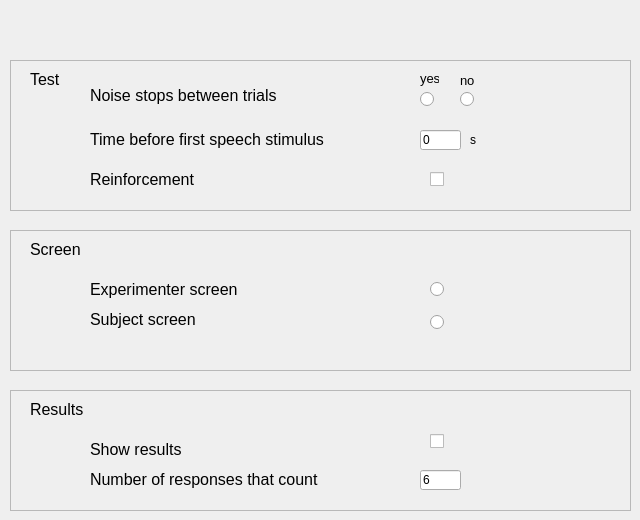
    <widget class="QWidget" name="tab_2" >
     <attribute name="title" >
      <string>Options</string>
     </attribute>
     <widget class="QFrame" name="frame" >
      <property name="geometry" >
       <rect>
        <x>10</x>
        <y>60</y>
        <width>621</width>
        <height>151</height>
       </rect>
      </property>
      <property name="frameShape" >
       <enum>QFrame::StyledPanel</enum>
      </property>
      <property name="frameShadow" >
       <enum>QFrame::Raised</enum>
      </property>
      <widget class="QLineEdit" name="lineEdit_64" >
       <property name="geometry" >
        <rect>
         <x>410</x>
         <y>70</y>
         <width>41</width>
         <height>20</height>
        </rect>
       </property>
       <property name="text" >
        <string>0</string>
       </property>
      </widget>
      <widget class="QLabel" name="label_141" >
       <property name="geometry" >
        <rect>
         <x>460</x>
         <y>70</y>
         <width>20</width>
         <height>20</height>
        </rect>
       </property>
       <property name="text" >
        <string>s</string>
       </property>
      </widget>
      <widget class="QCheckBox" name="checkBox_2" >
       <property name="geometry" >
        <rect>
         <x>420</x>
         <y>110</y>
         <width>21</width>
         <height>19</height>
        </rect>
       </property>
       <property name="text" >
        <string/>
       </property>
      </widget>
      <widget class="QLabel" name="label_132" >
       <property name="geometry" >
        <rect>
         <x>80</x>
         <y>70</y>
         <width>281</width>
         <height>20</height>
        </rect>
       </property>
       <property name="text" >
        <string>&lt;html>&lt;head>&lt;meta name="qrichtext" content="1" />&lt;style type="text/css">
p, li { white-space: pre-wrap; }
&lt;/style>&lt;/head>&lt;body style=" font-family:'MS Shell Dlg 2'; font-size:8.25pt; font-weight:400; font-style:normal;">
&lt;p style=" margin-top:0px; margin-bottom:0px; margin-left:0px; margin-right:0px; -qt-block-indent:0; text-indent:0px; font-size:8pt;">&lt;span style=" font-size:12pt;">Time before first speech stimulus&lt;/span>&lt;/p>&lt;/body>&lt;/html></string>
       </property>
      </widget>
      <widget class="QLabel" name="label_128" >
       <property name="geometry" >
        <rect>
         <x>80</x>
         <y>110</y>
         <width>281</width>
         <height>20</height>
        </rect>
       </property>
       <property name="text" >
        <string>&lt;html>&lt;head>&lt;meta name="qrichtext" content="1" />&lt;style type="text/css">
p, li { white-space: pre-wrap; }
&lt;/style>&lt;/head>&lt;body style=" font-family:'MS Shell Dlg 2'; font-size:8.25pt; font-weight:400; font-style:normal;">
&lt;p style=" margin-top:0px; margin-bottom:0px; margin-left:0px; margin-right:0px; -qt-block-indent:0; text-indent:0px; font-size:8pt;">&lt;span style=" font-size:12pt;">Reinforcement&lt;/span>&lt;/p>&lt;/body>&lt;/html></string>
       </property>
      </widget>
      <widget class="QLabel" name="label_135" >
       <property name="geometry" >
        <rect>
         <x>20</x>
         <y>10</y>
         <width>101</width>
         <height>20</height>
        </rect>
       </property>
       <property name="text" >
        <string>&lt;html>&lt;head>&lt;meta name="qrichtext" content="1" />&lt;style type="text/css">
p, li { white-space: pre-wrap; }
&lt;/style>&lt;/head>&lt;body style=" font-family:'MS Shell Dlg 2'; font-size:8.25pt; font-weight:400; font-style:normal;">
&lt;p style=" margin-top:0px; margin-bottom:0px; margin-left:0px; margin-right:0px; -qt-block-indent:0; text-indent:0px;">&lt;span style=" font-size:12pt;">Test&lt;/span>&lt;/p>&lt;/body>&lt;/html></string>
       </property>
      </widget>
      <widget class="QLabel" name="label_120" >
       <property name="geometry" >
        <rect>
         <x>80</x>
         <y>20</y>
         <width>211</width>
         <height>31</height>
        </rect>
       </property>
       <property name="text" >
        <string>&lt;html>&lt;head>&lt;meta name="qrichtext" content="1" />&lt;style type="text/css">
p, li { white-space: pre-wrap; }
&lt;/style>&lt;/head>&lt;body style=" font-family:'MS Shell Dlg 2'; font-size:8.25pt; font-weight:400; font-style:normal;">
&lt;p style=" margin-top:0px; margin-bottom:0px; margin-left:0px; margin-right:0px; -qt-block-indent:0; text-indent:0px; font-size:8pt;">&lt;span style=" font-size:12pt;">Noise stops between trials&lt;/span>&lt;/p>&lt;/body>&lt;/html></string>
       </property>
      </widget>
      <widget class="QLabel" name="label_104" >
       <property name="geometry" >
        <rect>
         <x>410</x>
         <y>10</y>
         <width>19</width>
         <height>17</height>
        </rect>
       </property>
       <property name="text" >
        <string>&lt;html>&lt;head>&lt;meta name="qrichtext" content="1" />&lt;style type="text/css">
p, li { white-space: pre-wrap; }
&lt;/style>&lt;/head>&lt;body style=" font-family:'MS Shell Dlg 2'; font-size:8.25pt; font-weight:400; font-style:normal;">
&lt;p style=" margin-top:0px; margin-bottom:0px; margin-left:0px; margin-right:0px; -qt-block-indent:0; text-indent:0px; font-size:8pt;">&lt;span style=" font-size:10pt;">yes&lt;/span>&lt;/p>&lt;/body>&lt;/html></string>
       </property>
      </widget>
      <widget class="QRadioButton" name="radioButton_56" >
       <property name="geometry" >
        <rect>
         <x>410</x>
         <y>30</y>
         <width>21</width>
         <height>19</height>
        </rect>
       </property>
       <property name="text" >
        <string/>
       </property>
      </widget>
      <widget class="QRadioButton" name="radioButton_55" >
       <property name="geometry" >
        <rect>
         <x>450</x>
         <y>30</y>
         <width>21</width>
         <height>19</height>
        </rect>
       </property>
       <property name="text" >
        <string/>
       </property>
      </widget>
      <widget class="QLabel" name="label_105" >
       <property name="geometry" >
        <rect>
         <x>450</x>
         <y>10</y>
         <width>46</width>
         <height>21</height>
        </rect>
       </property>
       <property name="text" >
        <string>&lt;html>&lt;head>&lt;meta name="qrichtext" content="1" />&lt;style type="text/css">
p, li { white-space: pre-wrap; }
&lt;/style>&lt;/head>&lt;body style=" font-family:'MS Shell Dlg 2'; font-size:8.25pt; font-weight:400; font-style:normal;">
&lt;p style=" margin-top:0px; margin-bottom:0px; margin-left:0px; margin-right:0px; -qt-block-indent:0; text-indent:0px; font-size:8pt;">&lt;span style=" font-size:10pt;">no&lt;/span>&lt;/p>&lt;/body>&lt;/html></string>
       </property>
      </widget>
     </widget>
     <widget class="QFrame" name="frame_2" >
      <property name="geometry" >
       <rect>
        <x>10</x>
        <y>230</y>
        <width>621</width>
        <height>141</height>
       </rect>
      </property>
      <property name="frameShape" >
       <enum>QFrame::StyledPanel</enum>
      </property>
      <property name="frameShadow" >
       <enum>QFrame::Raised</enum>
      </property>
      <widget class="QRadioButton" name="radioButton_73" >
       <property name="geometry" >
        <rect>
         <x>420</x>
         <y>50</y>
         <width>21</width>
         <height>19</height>
        </rect>
       </property>
       <property name="text" >
        <string/>
       </property>
      </widget>
      <widget class="QRadioButton" name="radioButton_72" >
       <property name="geometry" >
        <rect>
         <x>420</x>
         <y>83</y>
         <width>21</width>
         <height>19</height>
        </rect>
       </property>
       <property name="text" >
        <string/>
       </property>
      </widget>
      <widget class="QLabel" name="label_107" >
       <property name="geometry" >
        <rect>
         <x>80</x>
         <y>50</y>
         <width>281</width>
         <height>20</height>
        </rect>
       </property>
       <property name="text" >
        <string>&lt;html>&lt;head>&lt;meta name="qrichtext" content="1" />&lt;style type="text/css">
p, li { white-space: pre-wrap; }
&lt;/style>&lt;/head>&lt;body style=" font-family:'MS Shell Dlg 2'; font-size:8.25pt; font-weight:400; font-style:normal;">
&lt;p style=" margin-top:0px; margin-bottom:0px; margin-left:0px; margin-right:0px; -qt-block-indent:0; text-indent:0px; font-size:8pt;">&lt;span style=" font-size:12pt;">Experimenter screen&lt;/span>&lt;/p>&lt;/body>&lt;/html></string>
       </property>
      </widget>
      <widget class="QLabel" name="label_126" >
       <property name="geometry" >
        <rect>
         <x>80</x>
         <y>80</y>
         <width>281</width>
         <height>20</height>
        </rect>
       </property>
       <property name="text" >
        <string>&lt;html>&lt;head>&lt;meta name="qrichtext" content="1" />&lt;style type="text/css">
p, li { white-space: pre-wrap; }
&lt;/style>&lt;/head>&lt;body style=" font-family:'MS Shell Dlg 2'; font-size:8.25pt; font-weight:400; font-style:normal;">
&lt;p style=" margin-top:0px; margin-bottom:0px; margin-left:0px; margin-right:0px; -qt-block-indent:0; text-indent:0px; font-size:8pt;">&lt;span style=" font-size:12pt;">Subject screen&lt;/span>&lt;/p>&lt;/body>&lt;/html></string>
       </property>
      </widget>
      <widget class="QLabel" name="label_137" >
       <property name="geometry" >
        <rect>
         <x>20</x>
         <y>10</y>
         <width>101</width>
         <height>20</height>
        </rect>
       </property>
       <property name="text" >
        <string>&lt;html>&lt;head>&lt;meta name="qrichtext" content="1" />&lt;style type="text/css">
p, li { white-space: pre-wrap; }
&lt;/style>&lt;/head>&lt;body style=" font-family:'MS Shell Dlg 2'; font-size:8.25pt; font-weight:400; font-style:normal;">
&lt;p style=" margin-top:0px; margin-bottom:0px; margin-left:0px; margin-right:0px; -qt-block-indent:0; text-indent:0px; font-size:8pt;">&lt;span style=" font-size:12pt;">Screen&lt;/span>&lt;/p>&lt;/body>&lt;/html></string>
       </property>
      </widget>
     </widget>
     <widget class="QFrame" name="frame_3" >
      <property name="geometry" >
       <rect>
        <x>10</x>
        <y>390</y>
        <width>621</width>
        <height>121</height>
       </rect>
      </property>
      <property name="frameShape" >
       <enum>QFrame::StyledPanel</enum>
      </property>
      <property name="frameShadow" >
       <enum>QFrame::Raised</enum>
      </property>
      <widget class="QLineEdit" name="lineEdit_65" >
       <property name="geometry" >
        <rect>
         <x>410</x>
         <y>80</y>
         <width>41</width>
         <height>20</height>
        </rect>
       </property>
       <property name="text" >
        <string>6</string>
       </property>
      </widget>
      <widget class="QCheckBox" name="checkBox_4" >
       <property name="geometry" >
        <rect>
         <x>420</x>
         <y>42</y>
         <width>21</width>
         <height>19</height>
        </rect>
       </property>
       <property name="text" >
        <string/>
       </property>
      </widget>
      <widget class="QLabel" name="label_133" >
       <property name="geometry" >
        <rect>
         <x>80</x>
         <y>80</y>
         <width>281</width>
         <height>20</height>
        </rect>
       </property>
       <property name="text" >
        <string>&lt;html>&lt;head>&lt;meta name="qrichtext" content="1" />&lt;style type="text/css">
p, li { white-space: pre-wrap; }
&lt;/style>&lt;/head>&lt;body style=" font-family:'MS Shell Dlg 2'; font-size:8.25pt; font-weight:400; font-style:normal;">
&lt;p style=" margin-top:0px; margin-bottom:0px; margin-left:0px; margin-right:0px; -qt-block-indent:0; text-indent:0px; font-size:8pt;">&lt;span style=" font-size:12pt;">Number of responses that count&lt;/span>&lt;/p>&lt;/body>&lt;/html></string>
       </property>
      </widget>
      <widget class="QLabel" name="label_130" >
       <property name="geometry" >
        <rect>
         <x>80</x>
         <y>50</y>
         <width>281</width>
         <height>20</height>
        </rect>
       </property>
       <property name="text" >
        <string>&lt;html>&lt;head>&lt;meta name="qrichtext" content="1" />&lt;style type="text/css">
p, li { white-space: pre-wrap; }
&lt;/style>&lt;/head>&lt;body style=" font-family:'MS Shell Dlg 2'; font-size:8.25pt; font-weight:400; font-style:normal;">
&lt;p style=" margin-top:0px; margin-bottom:0px; margin-left:0px; margin-right:0px; -qt-block-indent:0; text-indent:0px; font-size:8pt;">&lt;span style=" font-size:12pt;">Show results&lt;/span>&lt;/p>&lt;/body>&lt;/html></string>
       </property>
      </widget>
      <widget class="QLabel" name="label_136" >
       <property name="geometry" >
        <rect>
         <x>20</x>
         <y>10</y>
         <width>101</width>
         <height>20</height>
        </rect>
       </property>
       <property name="text" >
        <string>&lt;html>&lt;head>&lt;meta name="qrichtext" content="1" />&lt;style type="text/css">
p, li { white-space: pre-wrap; }
&lt;/style>&lt;/head>&lt;body style=" font-family:'MS Shell Dlg 2'; font-size:8.25pt; font-weight:400; font-style:normal;">
&lt;p style=" margin-top:0px; margin-bottom:0px; margin-left:0px; margin-right:0px; -qt-block-indent:0; text-indent:0px; font-size:8pt;">&lt;span style=" font-size:12pt;">Results&lt;/span>&lt;/p>&lt;/body>&lt;/html></string>
       </property>
      </widget>
     </widget>
    </widget>
